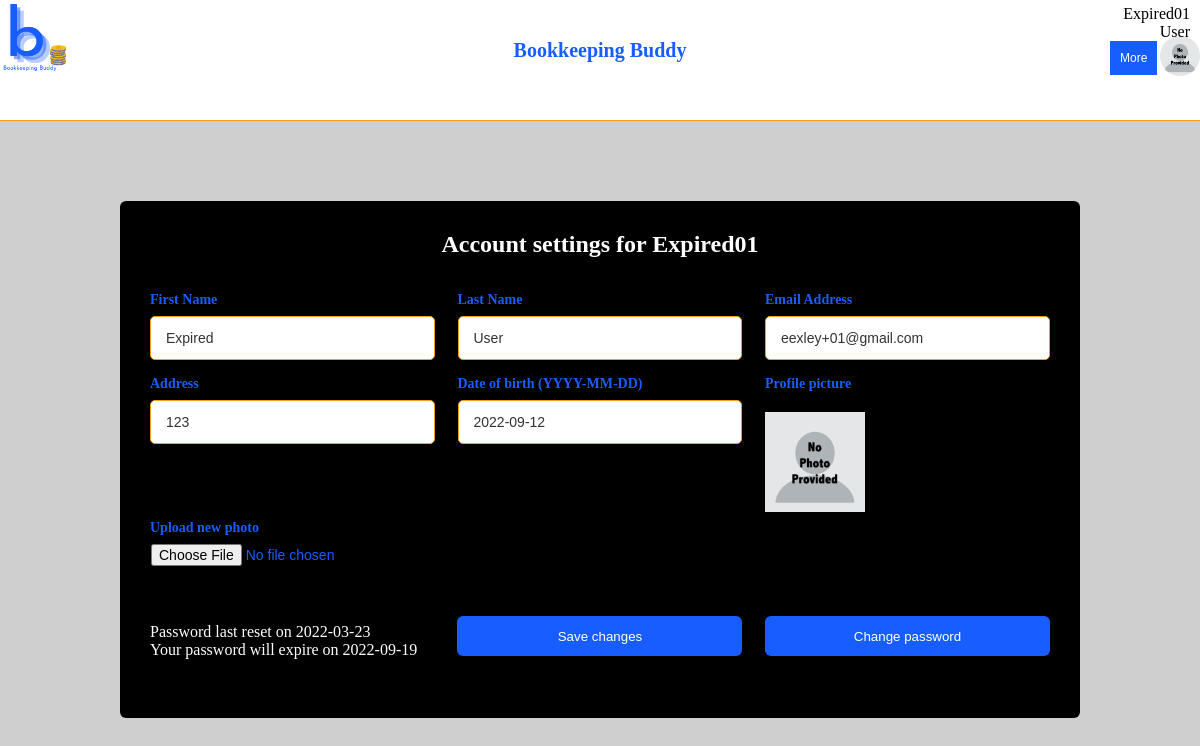
Page /auth/my_account (signed in) on the earlier database version.
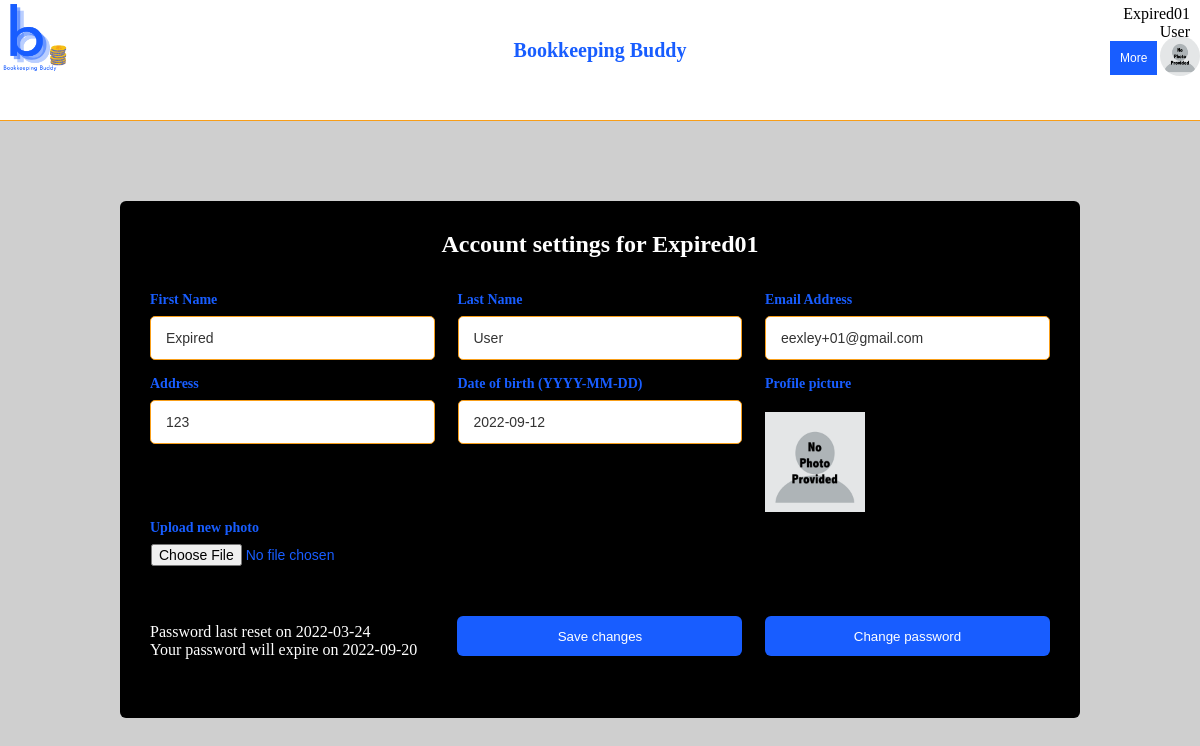
Same page on the later database version.
### tables this page shows
CREATE TABLE users (
  username TEXT PRIMARY KEY UNIQUE,
  email_address TEXT NOT NULL,
  first_name TEXT NOT NULL,
  last_name TEXT NOT NULL,
  active INTEGER NOT NULL,
  role INTEGER NOT NULL,
  picture BLOB,
  password TEXT NOT NULL,
  address TEXT NOT NULL,
  DOB TEXT NOT NULL,
  old_passwords TEXT NOT NULL,
  password_refresh_date TEXT NOT NULL,
  incorrect_login_attempts INTEGER NOT NULL,
  suspend_start_date TEXT,
  suspend_end_date TEXT,
  creation_date TEXT NOT NULL,
  first_pet TEXT NOT NULL,
  city_born TEXT NOT NULL,
  year_graduated_hs INTEGER NOT NULL
);

### appl_domain/auth.py (the view, shortened to what this page needs)
@bp.route('/my_account', methods=('GET', 'POST'))
@login_required
def my_account():
    if request.method == 'GET':
        password_refresh_date = g.user['password_refresh_date']
        password_refresh_date = datetime.fromisoformat(password_refresh_date)
        password_expires = password_refresh_date + timedelta(days=180)
        password_expires = password_expires.date().__str__()
        return render_template('auth/my_account.html', password_expires=password_expires)

### appl_domain/auth.py (called while the page is built)
def login_required(view):
    @functools.wraps(view)
    def wrapped_view(**kwargs):
        if g.user is None:
            return redirect(url_for('auth.login'))
        return view(**kwargs)
    return wrapped_view

@bp.before_app_request
def load_logged_in_user():
    username = session.get('username')
    if username is None:
        g.user = None
    else:
        g.user = get_db().execute(
            "SELECT * FROM users WHERE username = ?", (username,)
        ).fetchone()

### appl_domain/db.py (called while the page is built)
def get_db():
    if 'db' not in g:
        g.db = sqlite3.connect(
            current_app.config['DATABASE'],
            detect_types=sqlite3.PARSE_DECLTYPES
        )
        g.db.row_factory = sqlite3.Row
    return g.db

### appl_domain/templates/auth/my_account.html (shortened to what this page needs)
{% extends 'base.html' %}
{% block content %}
<div class="container">
     <h1>{% block title %}Account settings for {{ g.user['username'] }}{% endblock %}</h1>
    <form method="post" enctype="multipart/form-data">
        <div class = "form-first">
            <div class = "personal details">
                <div class = "fields">
                    <div class = "input-field">
                    <label for="first_name">First Name</label>
                    <input name="first_name" id="first_name" required value="{{ g.user['first_name'] }}">
                    </div>
                    <div class = "input-field">
                        <label for="last_name">Last Name</label>
                    <input name="last_name" id="last_name" required value="{{ g.user['last_name'] }}">
                    </div>
                    <div class = "input-field">
                    <label for="email_address">Email Address</label>
                    <input name="email_address" id="email_address" required value="{{ g.user['email_address'] }}">
                    </div>
                        <div class = "input-field">
                    <label for="address">Address</label>
                    <input name="address" id="address" required value="{{ g.user['address'] }}">
                        </div>
                    <div class = "input-field">
                        <label for="DOB">Date of birth (YYYY-MM-DD)</label>
                        <input name="DOB" id="DOB" required value="{{ g.user['DOB'] }}">
                        </div>
                    <div class = "input-field" style="float: left">
                    <label for="profile_pic" style="float: left">Profile picture</label>
                    {% if g.user['picture'] %}
                        <span ><img class = "picture"  id = "userImage" style="width:100px;height:100px;margin-top: 20px; float:left;" alt="User's profile picture"/></span>
                    {% else %}
                        <span ><img class = "picture" src="{{ url_for('static', filename='no_photo.png') }}" style="width:100px;height:100px;margin-top: 20px; float:left;"  alt="Placeholder profile picture"/></span>
                    {% endif %}
                    </div>
                    <div class = "input-field">
                        <label for="uploaded_pic">Upload new photo</label>
                         <input class ="file" type="file" name="uploaded_pic" id="uploaded_pic">
                    </div>
                    <div>
                     <input class="submit" type="submit" value="Save changes">
                    </div>
                    <div>
                     <input class="submit" type="button" onclick="window.location.href='{{ url_for('auth.reset_password')}}'" value="Change password">
                    </div>
                    <div class="instructions" style="color: white; margin-top: 12px">
                        <p style="margin-left: 0px">
                    Password last reset on {{ g.user['password_refresh_date'] }}<br>
                    Your password will expire on {{ password_expires }}<br>
                        </p>
                        <br>
                    </div>
    </div>
</div>
</div>
        </form>
</div>
{% endblock %}

### appl_domain/templates/base.html (shortened to what this page needs)
<!DOCTYPE html>
<html lang="en" xmlns="http://www.w3.org/1999/html">
<head>
    <link rel="stylesheet" href="{{url_for('static', filename = 'index.css') }}"/>
</head>
    <div id="navbar" style="height:15vh; width:100%; border-bottom: 1px solid #F89E19; background-color: white; position: static " >
        {%  if g.user %}
        <div style = "flex:50%">
                <a href = {{ url_for('mainpage') }} > <img src="{{ url_for('static', filename='logo_cropped.png') }}" style = "width: 70px;height: 75px;"  alt="BookkeepingBuddy logo"></a>
            <p class = "title" style ="text-align: center; color: #185DFF; font-size: 20px; margin-top: -40px"><b>Bookkeeping Buddy</b></p>
            <div class="dropdown" style="float: right; margin-left: -100px; margin-top: -14px">
              <button class="dropbtn" style="margin-left: -90px;margin-top: -14px">More</button>
            </div>
               </div>
           <div id="logged_in_header" style="display: flex; width:100%;">
                <div id="user_pic" style="text-align: right; flex: 50%">
            {% if g.user['picture'] %}
                <span><img  id = "userImage" style="width:40px;height:40px; border-radius: 50%; margin-top: -150px" alt="User's profile picture"/></span>
                    {% else %}
                <span><img src="{{ url_for('static', filename='no_photo.png') }}" style="width:40px;height:40px; border-radius: 50%; margin-top: -150px" alt="Placeholder profile picture"/></span>
                    {% endif %}
                <div id="username" style="text-align: right; padding-right: 10px;margin-top: -75px">{{ g.user['username'] }}</div>
                {% if g.user['role'] == 2 %}
                <div id="account_type" style="text-align: right; padding-right: 10px;" >Administrator</div>
                <!--<div id="admin_functions" style="text-align: right; margin-top: -38px">
                    <a href="{{ url_for('auth.manage_users')}}" >Manage Users</a>
                </div>-->
                {% elif g.user['role'] == 1 %}
                <div id="account_type" style="text-align: right; padding-right: 10px;">Manager</div>
                {% else %}
                <div id="account_type" style="text-align: right; padding-right: 10px;">User</div>
                {% endif %}
            </div>
        {% endif %}
    </div>
    </div>
<section class="content">
    {% block content %}{% endblock %}
</section>
</html>

### appl_domain/templates/base.html (style rules this page uses)
* { margin: 0; padding: 0; }
.dropbtn { background-color: #185DFF; color: white; padding: 10px; font-size: 12px; border: none; cursor: pointer; }
.dropdown { position: relative; display: inline-block; }

### appl_domain/templates/auth/my_account.html (style rules this page uses)
.container { position: relative; max-width: 900px; width: 100%; border-radius: 6px; padding: 30px; margin-top: 10vh; margin-left: auto; margin-right: auto; background-color: black; }
.container h1 { font-size : x-large; font-weight: bold; color: white; text-align: center; }
.container form { position: relative; margin-top:16px; min-height: 400px; background: black; }
.container form .personal { margin-top: 30px; }
.container form .fields { display: flex; align-content: center; justify-content: space-between; flex-wrap: wrap; }
form .fields .input-field { display: flex; width: calc(100%/3 - 15px); flex-direction: column; margin: 4px 0; }
.input-field label { font-size: 14px; font-weight: bold; color: #185DFF; }
.input-field .file { border: none; outline: none; height: 42px; color: #185DFF; margin-left: -14px; }
.input-field input { outline: none; font-size: 14px; font-weight: 400; color: #333; border-radius: 5px; border: 1px solid #F89E19; padding: 0 15px; height: 42px; margin: 8px 0; }
.container form .submit { display: flex; align-items: center; justify-content: center; height: 40px; width: 285px; border: none; outline: none; color: white; border-radius: 6px; background-color: #185DFF; margin: auto; margin-top: 100px; }
.container form p { margin-top: -45px; }

Differences in the rows shown:
changed users "Expired01": user.password_refresh_date "2022-03-23" → "2022-03-24"
Other differences:
{{ password_expires }}: "2022-09-19" → "2022-09-20"
